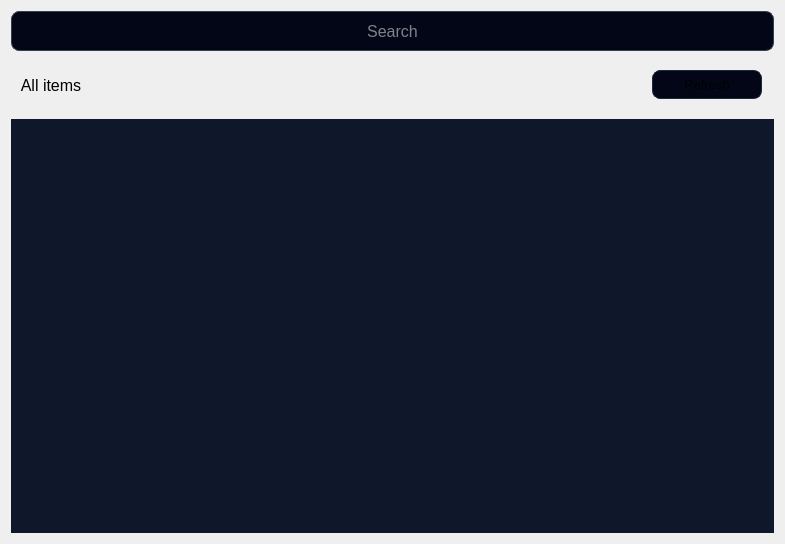
<?xml version="1.0" encoding="UTF-8"?>
<ui version="4.0">
 <class>DashboardPage</class>
 <widget class="QWidget" name="DashboardPage">
  <property name="geometry">
   <rect>
    <x>0</x>
    <y>0</y>
    <width>785</width>
    <height>544</height>
   </rect>
  </property>
  <property name="windowTitle">
   <string>DashboardPage</string>
  </property>
  <property name="styleSheet">
   <string notr="true">QTableWidget {
    background-color: rgb(15, 23, 42);
    color: rgb(229, 231, 235);
    border: none;
    gridline-color: transparent;
}

QHeaderView::section {
    background-color: rgb(2, 6, 23);
    color: rgb(255, 255, 255);
    padding: 8px;
    border: none;
	font-size: 14px;
    font-weight: 600;
}

QTableWidget::item {
    padding: 12px 16px;
	border-bottom: 1px solid rgba(30, 41, 59, 0.35);
}

QPushButton {
    background-color: rgb(2, 6, 23);
    border: 1px solid rgb(30, 41, 59);
    border-radius: 8px;
    padding: 6px 12px;
    font-size: 13px;
}

QPushButton:hover {
    background-color: rgb(30, 41, 59);
}

QPushButton#editBtn {
    background-color: rgb(37, 99, 235);
    border: none;
}

QPushButton#editBtn:hover {
    background-color: rgb(29, 78, 216);
}

QPushButton#deleteBtn {
    background-color: rgb(220, 38, 38);
    border: none;
}
QPushButton#deleteBtn:hover {
    background-color: rgb(185, 28, 28);
}

QPushButton#copyUserBtn,
QPushButton#copyPassBtn {
    background-color: rgba(2, 6, 23, 0.6);
    border: 1px solid rgba(30, 41, 59, 0.8);
    color: rgb(203, 213, 245);
}

QPushButton#copyUserBtn:hover,
QPushButton#copyPassBtn:hover {
    background-color: rgb(2, 6, 23);
    border-color: rgb(56, 189, 248);
    color: rgb(224, 242, 254);
}</string>
  </property>
  <layout class="QVBoxLayout" name="verticalLayout_3">
   <property name="spacing">
    <number>0</number>
   </property>
   <property name="leftMargin">
    <number>0</number>
   </property>
   <property name="topMargin">
    <number>0</number>
   </property>
   <property name="rightMargin">
    <number>0</number>
   </property>
   <property name="bottomMargin">
    <number>0</number>
   </property>
   <item>
    <widget class="QWidget" name="widget" native="true">
     <layout class="QVBoxLayout" name="verticalLayout">
      <item>
       <widget class="QLineEdit" name="searchLineEdit">
        <property name="minimumSize">
         <size>
          <width>0</width>
          <height>40</height>
         </size>
        </property>
        <property name="maximumSize">
         <size>
          <width>16777215</width>
          <height>40</height>
         </size>
        </property>
        <property name="font">
         <font>
          <pointsize>12</pointsize>
         </font>
        </property>
        <property name="styleSheet">
         <string notr="true">QLineEdit {
    background-color: rgb(2, 6, 23);
    color: rgb(255, 255, 255);
    border: 1px solid rgb(51, 65, 85);
    border-radius: 8px;
    padding: 8px 12px;
}
QLineEdit:focus {
    border: 1px solid rgb(10, 94, 221);
}</string>
        </property>
        <property name="alignment">
         <set>Qt::AlignmentFlag::AlignCenter</set>
        </property>
        <property name="placeholderText">
         <string>Search</string>
        </property>
       </widget>
      </item>
      <item>
       <layout class="QHBoxLayout" name="horizontalLayout" stretch="2,5,1">
        <property name="spacing">
         <number>8</number>
        </property>
        <property name="topMargin">
         <number>8</number>
        </property>
        <property name="rightMargin">
         <number>12</number>
        </property>
        <property name="bottomMargin">
         <number>8</number>
        </property>
        <item>
         <widget class="QLabel" name="itemsLabel">
          <property name="sizePolicy">
           <sizepolicy hsizetype="Fixed" vsizetype="Fixed">
            <horstretch>0</horstretch>
            <verstretch>0</verstretch>
           </sizepolicy>
          </property>
          <property name="minimumSize">
           <size>
            <width>50</width>
            <height>40</height>
           </size>
          </property>
          <property name="maximumSize">
           <size>
            <width>80</width>
            <height>45</height>
           </size>
          </property>
          <property name="font">
           <font>
            <pointsize>12</pointsize>
           </font>
          </property>
          <property name="text">
           <string>All items</string>
          </property>
          <property name="alignment">
           <set>Qt::AlignmentFlag::AlignCenter</set>
          </property>
         </widget>
        </item>
        <item>
         <spacer name="horizontalSpacer">
          <property name="orientation">
           <enum>Qt::Orientation::Horizontal</enum>
          </property>
          <property name="sizeHint" stdset="0">
           <size>
            <width>40</width>
            <height>20</height>
           </size>
          </property>
         </spacer>
        </item>
        <item>
         <widget class="QPushButton" name="refreshPasswordListButton">
          <property name="cursor">
           <cursorShape>PointingHandCursor</cursorShape>
          </property>
          <property name="text">
           <string>Refresh</string>
          </property>
         </widget>
        </item>
       </layout>
      </item>
      <item>
       <widget class="QTableWidget" name="passwordTable">
        <property name="font">
         <font>
          <pointsize>10</pointsize>
          <fontweight>Medium</fontweight>
         </font>
        </property>
        <property name="focusPolicy">
         <enum>Qt::FocusPolicy::NoFocus</enum>
        </property>
        <property name="editTriggers">
         <set>QAbstractItemView::EditTrigger::NoEditTriggers</set>
        </property>
        <property name="showDropIndicator" stdset="0">
         <bool>false</bool>
        </property>
        <property name="alternatingRowColors">
         <bool>false</bool>
        </property>
        <property name="selectionMode">
         <enum>QAbstractItemView::SelectionMode::NoSelection</enum>
        </property>
        <property name="verticalScrollMode">
         <enum>QAbstractItemView::ScrollMode::ScrollPerPixel</enum>
        </property>
        <property name="horizontalScrollMode">
         <enum>QAbstractItemView::ScrollMode::ScrollPerPixel</enum>
        </property>
        <attribute name="verticalHeaderVisible">
         <bool>false</bool>
        </attribute>
        <attribute name="verticalHeaderDefaultSectionSize">
         <number>55</number>
        </attribute>
       </widget>
      </item>
     </layout>
    </widget>
   </item>
  </layout>
 </widget>
 <layoutdefault spacing="6" margin="11"/>
 <resources/>
 <connections/>
</ui>
